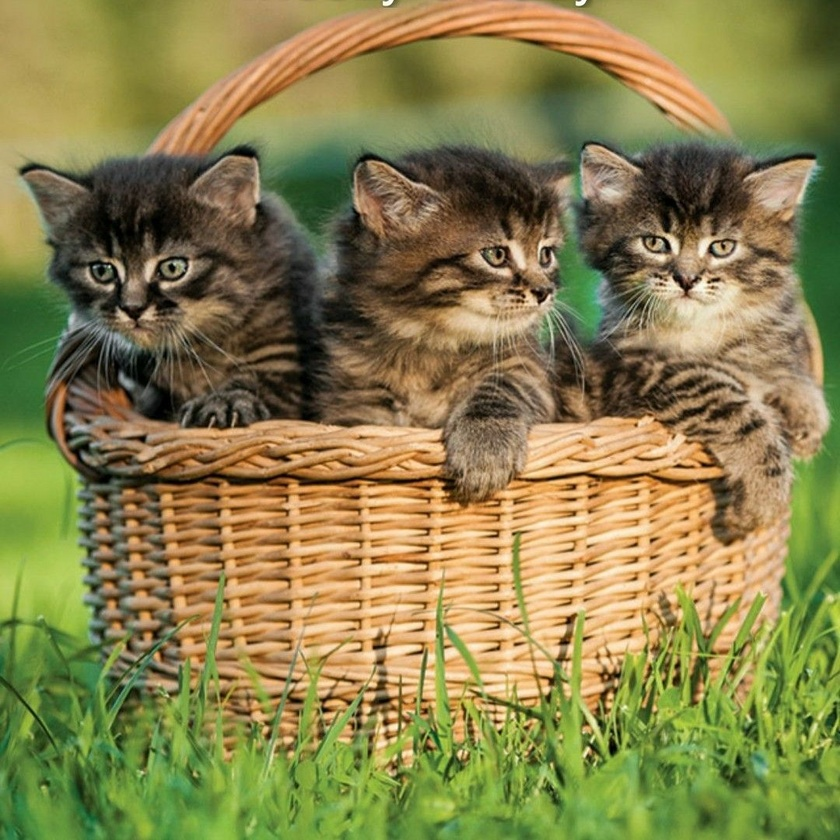
#> input picture cats.jpg, 840 x 840 px, shrunk from 1080 x 1080 before the run
$ python image_masking_histogram.py
#> lines starting #> are read from the running program, lines starting #| are printed output that depends on the picture
import numpy as np
import cv2 as cv
import matplotlib.pyplot as plt

# Loading the original image
img = cv.imread('cats.jpg')
#> img is the input picture: shape (840, 840, 3); mean B, G, R 76.2, 129.4, 137.3
cv.imshow('Original', img)

# creating a blank image of all zeros
blank_img = np.zeros((img.shape[:2]), dtype=np.uint8)

# converting the original image to gray scale
gray_img = cv.cvtColor(img, cv.COLOR_BGR2GRAY)
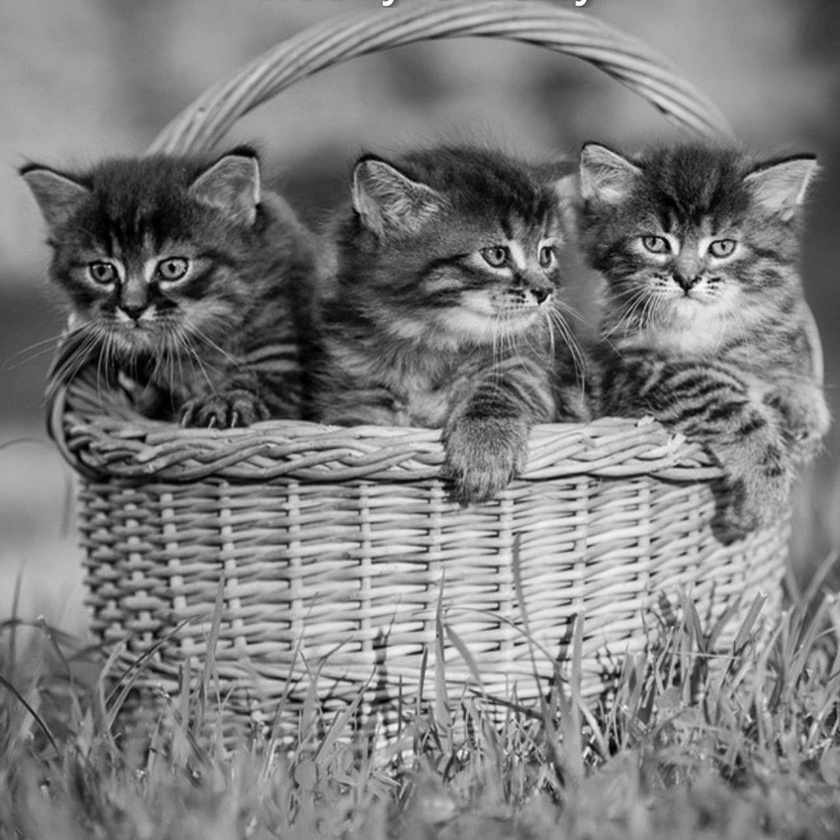
#> gray_img: shape (840, 840); min 0, max 253, mean 125.7
cv.imshow('Grayscale', gray_img)

# creating a mask
circle_blank = cv.circle(blank_img.copy(), ((img.shape[1]//2), (img.shape[0]//2)-220), 200, 255, -1)
circle_mask = cv.bitwise_and(gray_img, gray_img, mask=circle_blank)
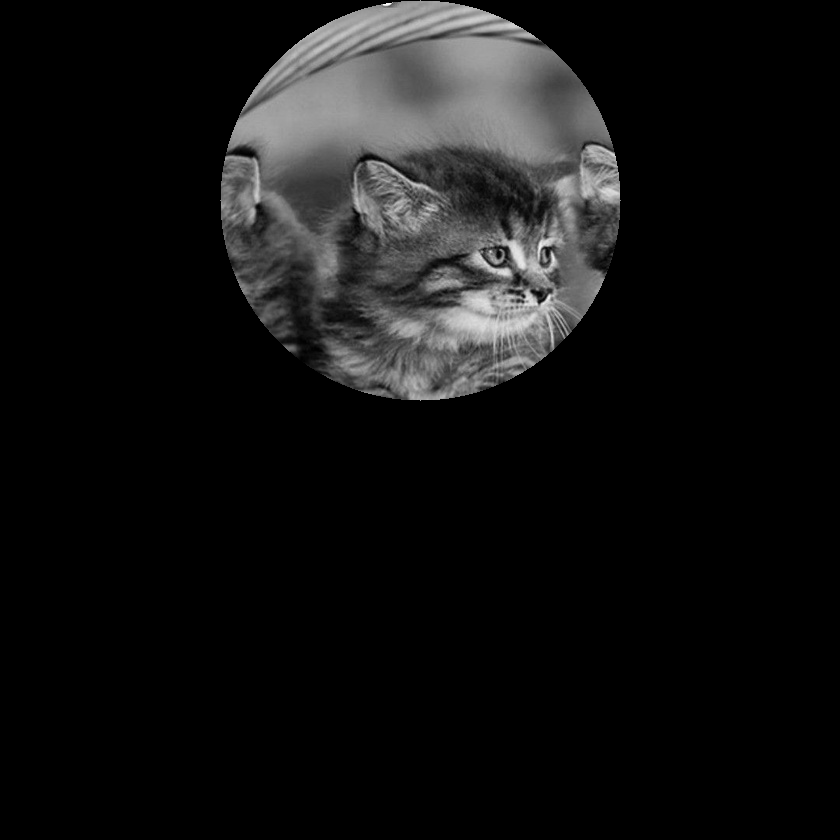
#> circle_mask: shape (840, 840); min 0, max 253, mean 18.6
cv.imshow('Mask', circle_mask)

# histogram of the original gray scale image
hist_gray = cv.calcHist([gray_img], [0], None, [256], [0, 256])
#> hist_gray = 256 values, max 7032 at index 156, min 0 at index 254, mean 2756.2

# histogram of the masked original gray scale image
hist_gray_masked = cv.calcHist([gray_img], [0], circle_mask, [256], [0, 256])
#> hist_gray_masked = 256 values, max 1259 at index 144, min 0 at index 0, mean 490.7


histograms = [hist_gray, hist_gray_masked]
titles = ['Grayscale Histogram without masking', 'Grayscale Histogram with masking']

fig, axs = plt.subplots(1, 2, figsize=(20, 10))

for ax, hist, title in zip(axs, histograms, titles):
    ax.set_title(title)
    ax.set_xlabel("Bins")
    ax.set_ylabel("Number of Pixels")
    ax.plot(hist)
#> this loop made 2 passes
#> title on passes 1 to 2: 'Grayscale Histogram without masking', 'Grayscale Histogram with masking'

fig.tight_layout()
plt.show()
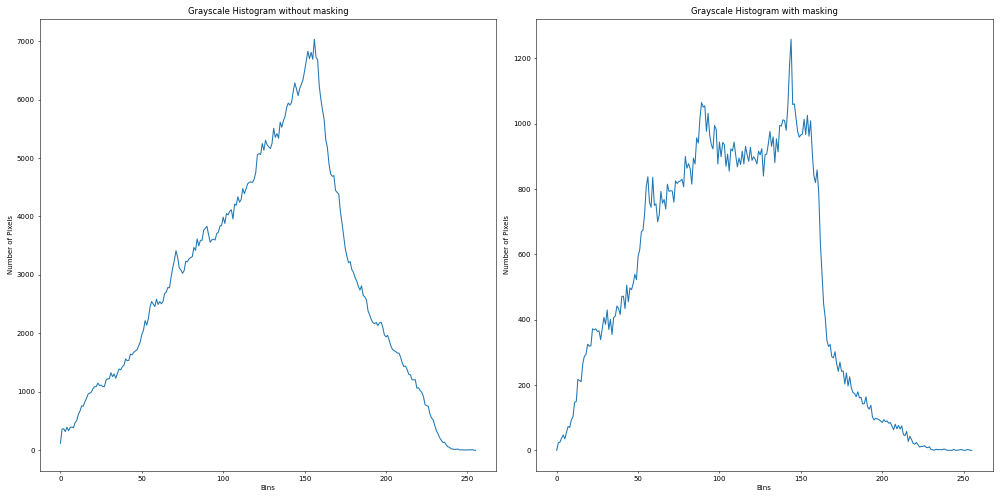
#> figure drawn by matplotlib, 2 panels; panel 1: curve peaks at x = 156, y = 7032; panel 2: curve peaks at x = 144, y = 1259

# Histogram for the colored image without using the gray version of the image
color = ("b", "g", "r")
plt.figure(figsize=(20,10))
plt.title("Color Histogram")
plt.xlabel("Bins")
plt.ylabel("Number of Pixels")
for i, col in enumerate(color):
    hist = cv.calcHist([img], [i], None, [256], [0,256])
    plt.plot(hist, color=col)
    plt.xlim([0, 256])

plt.show()
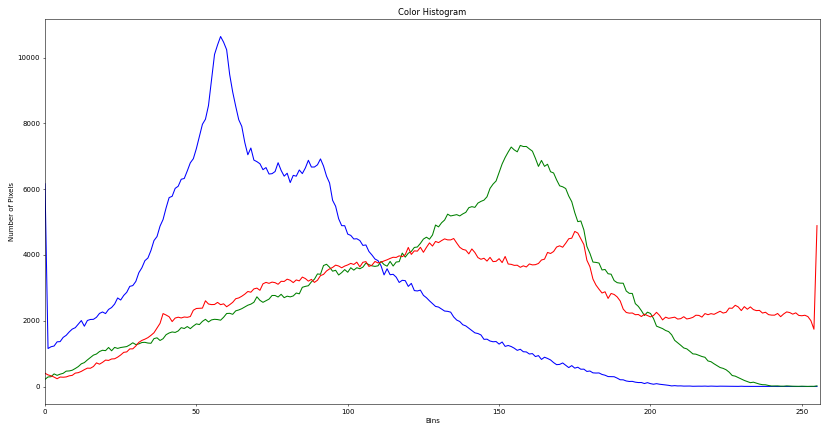
#> figure drawn by matplotlib, 1 panel; curve peaks at x = 58, y = 10641; curve peaks at x = 157, y = 7329; curve peaks at x = 255, y = 4891


cv.waitKey(0)
